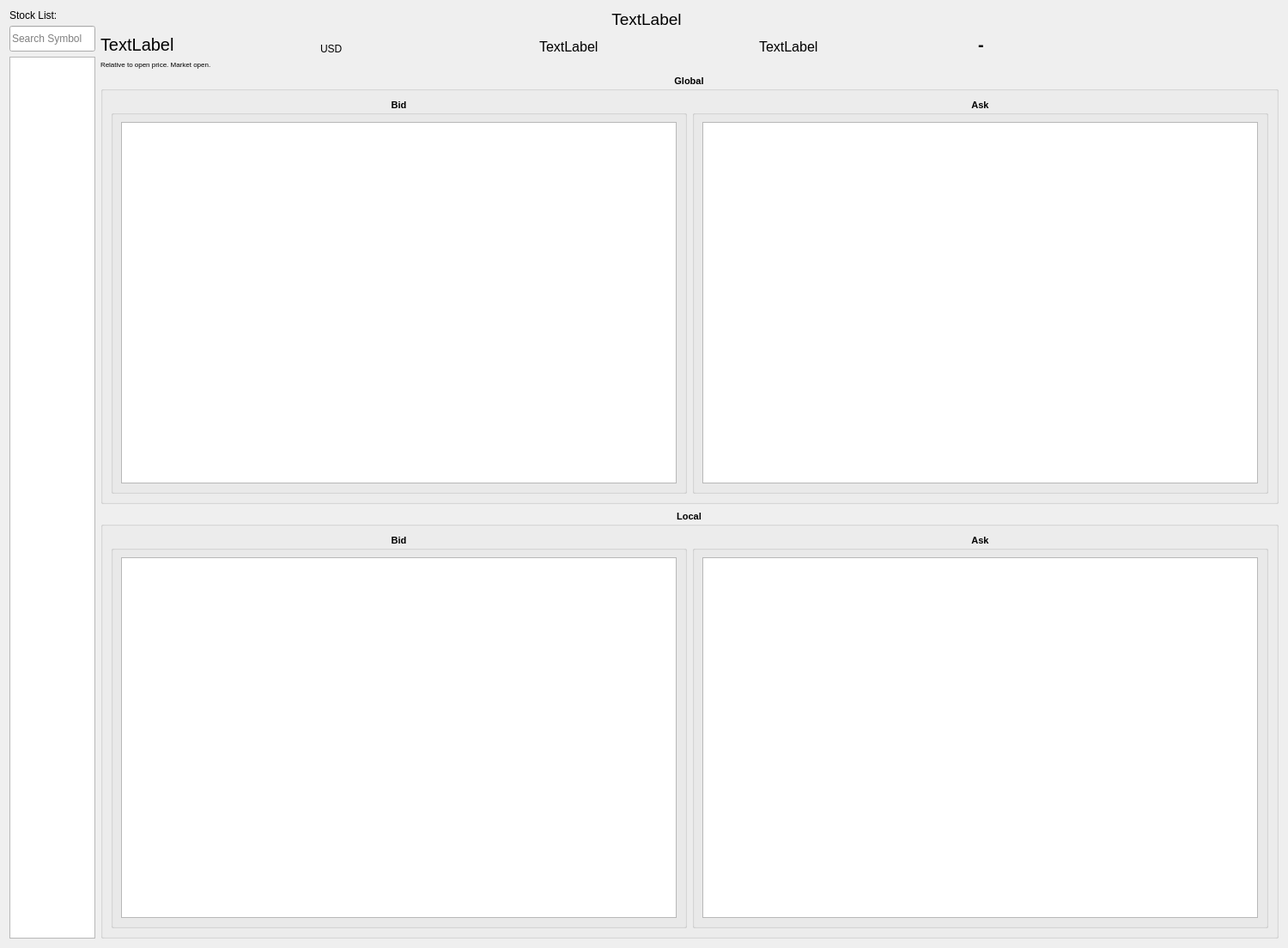
<?xml version="1.0" encoding="UTF-8"?>
<ui version="4.0">
 <class>OrderBookDialog</class>
 <widget class="QDialog" name="OrderBookDialog">
  <property name="geometry">
   <rect>
    <x>0</x>
    <y>0</y>
    <width>1500</width>
    <height>1104</height>
   </rect>
  </property>
  <property name="windowTitle">
   <string>sHiFT Orderbook</string>
  </property>
  <layout class="QVBoxLayout" name="verticalLayout_2">
   <item>
    <layout class="QHBoxLayout" name="horizontalLayout">
     <item>
      <layout class="QVBoxLayout" name="StockListLayout">
       <item alignment="Qt::AlignLeft">
        <widget class="QLabel" name="StockListLabel">
         <property name="maximumSize">
          <size>
           <width>200</width>
           <height>13</height>
          </size>
         </property>
         <property name="text">
          <string>Stock List:</string>
         </property>
        </widget>
       </item>
       <item>
        <layout class="QHBoxLayout" name="SearchLayout">
         <item>
          <widget class="QLineEdit" name="SearchSymbol">
           <property name="minimumSize">
            <size>
             <width>0</width>
             <height>30</height>
            </size>
           </property>
           <property name="maximumSize">
            <size>
             <width>100</width>
             <height>30</height>
            </size>
           </property>
           <property name="placeholderText">
            <string>Search Symbol</string>
           </property>
          </widget>
         </item>
        </layout>
       </item>
       <item>
        <widget class="QTableView" name="StockList">
         <property name="minimumSize">
          <size>
           <width>100</width>
           <height>0</height>
          </size>
         </property>
         <property name="maximumSize">
          <size>
           <width>100</width>
           <height>16777215</height>
          </size>
         </property>
         <attribute name="horizontalHeaderVisible">
          <bool>false</bool>
         </attribute>
         <attribute name="horizontalHeaderDefaultSectionSize">
          <number>200</number>
         </attribute>
         <attribute name="verticalHeaderVisible">
          <bool>false</bool>
         </attribute>
        </widget>
       </item>
      </layout>
     </item>
     <item>
      <layout class="QVBoxLayout" name="verticalLayout_3">
       <item>
        <layout class="QGridLayout" name="LastPriceGrid">
         <property name="rightMargin">
          <number>100</number>
         </property>
         <item row="1" column="1">
          <widget class="QLabel" name="USD">
           <property name="text">
            <string>USD</string>
           </property>
           <property name="alignment">
            <set>Qt::AlignBottom|Qt::AlignLeading|Qt::AlignLeft</set>
           </property>
          </widget>
         </item>
         <item row="1" column="3">
          <widget class="QLabel" name="DiffPercentLabel">
           <property name="font">
            <font>
             <pointsize>12</pointsize>
            </font>
           </property>
           <property name="text">
            <string>TextLabel</string>
           </property>
           <property name="alignment">
            <set>Qt::AlignBottom|Qt::AlignLeading|Qt::AlignLeft</set>
           </property>
          </widget>
         </item>
         <item row="2" column="0">
          <widget class="QLabel" name="AcknowlageLabel">
           <property name="font">
            <font>
             <pointsize>6</pointsize>
            </font>
           </property>
           <property name="text">
            <string>Relative to open price. Market open.</string>
           </property>
           <property name="alignment">
            <set>Qt::AlignBottom|Qt::AlignLeading|Qt::AlignLeft</set>
           </property>
          </widget>
         </item>
         <item row="1" column="2">
          <widget class="QLabel" name="PriceDifferenceLabel">
           <property name="font">
            <font>
             <pointsize>12</pointsize>
            </font>
           </property>
           <property name="text">
            <string>TextLabel</string>
           </property>
           <property name="alignment">
            <set>Qt::AlignBottom|Qt::AlignLeading|Qt::AlignLeft</set>
           </property>
          </widget>
         </item>
         <item row="1" column="0">
          <widget class="QLabel" name="LastPriceLabel">
           <property name="font">
            <font>
             <pointsize>15</pointsize>
            </font>
           </property>
           <property name="text">
            <string>TextLabel</string>
           </property>
           <property name="alignment">
            <set>Qt::AlignBottom|Qt::AlignLeading|Qt::AlignLeft</set>
           </property>
          </widget>
         </item>
         <item row="1" column="4">
          <widget class="QLabel" name="ArrowLabel">
           <property name="font">
            <font>
             <pointsize>15</pointsize>
             <weight>75</weight>
             <bold>true</bold>
            </font>
           </property>
           <property name="text">
            <string>-</string>
           </property>
          </widget>
         </item>
         <item row="0" column="2">
          <widget class="QLabel" name="TickerNameLabel">
           <property name="font">
            <font>
             <pointsize>14</pointsize>
            </font>
           </property>
           <property name="text">
            <string>TextLabel</string>
           </property>
           <property name="alignment">
            <set>Qt::AlignCenter</set>
           </property>
          </widget>
         </item>
        </layout>
       </item>
       <item>
        <widget class="QGroupBox" name="GlobalBox">
         <property name="font">
          <font>
           <pointsize>8</pointsize>
           <weight>75</weight>
           <bold>true</bold>
          </font>
         </property>
         <property name="title">
          <string>Global</string>
         </property>
         <property name="alignment">
          <set>Qt::AlignCenter</set>
         </property>
         <layout class="QGridLayout" name="gridLayout_5">
          <item row="0" column="0">
           <layout class="QHBoxLayout" name="GlobalOrderbook">
            <property name="leftMargin">
             <number>0</number>
            </property>
            <item>
             <widget class="QGroupBox" name="GlobalBid">
              <property name="sizePolicy">
               <sizepolicy hsizetype="Preferred" vsizetype="Preferred">
                <horstretch>0</horstretch>
                <verstretch>0</verstretch>
               </sizepolicy>
              </property>
              <property name="minimumSize">
               <size>
                <width>0</width>
                <height>0</height>
               </size>
              </property>
              <property name="font">
               <font>
                <pointsize>8</pointsize>
                <weight>75</weight>
                <bold>true</bold>
               </font>
              </property>
              <property name="title">
               <string>Bid</string>
              </property>
              <property name="alignment">
               <set>Qt::AlignCenter</set>
              </property>
              <layout class="QGridLayout" name="gridLayout_2">
               <item row="0" column="0">
                <widget class="QTableView" name="GlobalBidTable">
                 <property name="minimumSize">
                  <size>
                   <width>0</width>
                   <height>0</height>
                  </size>
                 </property>
                 <attribute name="horizontalHeaderDefaultSectionSize">
                  <number>100</number>
                 </attribute>
                 <attribute name="verticalHeaderVisible">
                  <bool>false</bool>
                 </attribute>
                </widget>
               </item>
              </layout>
             </widget>
            </item>
            <item>
             <widget class="QGroupBox" name="GlobalAsk">
              <property name="sizePolicy">
               <sizepolicy hsizetype="Preferred" vsizetype="Preferred">
                <horstretch>0</horstretch>
                <verstretch>0</verstretch>
               </sizepolicy>
              </property>
              <property name="minimumSize">
               <size>
                <width>0</width>
                <height>0</height>
               </size>
              </property>
              <property name="font">
               <font>
                <pointsize>8</pointsize>
                <weight>75</weight>
                <bold>true</bold>
               </font>
              </property>
              <property name="title">
               <string>Ask</string>
              </property>
              <property name="alignment">
               <set>Qt::AlignCenter</set>
              </property>
              <layout class="QGridLayout" name="gridLayout_3">
               <item row="0" column="0">
                <widget class="QTableView" name="GlobalAskTable">
                 <property name="minimumSize">
                  <size>
                   <width>0</width>
                   <height>0</height>
                  </size>
                 </property>
                 <attribute name="verticalHeaderVisible">
                  <bool>false</bool>
                 </attribute>
                </widget>
               </item>
              </layout>
             </widget>
            </item>
           </layout>
          </item>
         </layout>
        </widget>
       </item>
       <item>
        <widget class="QGroupBox" name="LocalBox">
         <property name="font">
          <font>
           <pointsize>8</pointsize>
           <weight>75</weight>
           <bold>true</bold>
          </font>
         </property>
         <property name="title">
          <string>Local</string>
         </property>
         <property name="alignment">
          <set>Qt::AlignCenter</set>
         </property>
         <layout class="QGridLayout" name="gridLayout_6">
          <item row="0" column="0">
           <layout class="QHBoxLayout" name="LocalOrderbook">
            <item>
             <widget class="QGroupBox" name="LocalBid">
              <property name="font">
               <font>
                <pointsize>8</pointsize>
                <weight>75</weight>
                <bold>true</bold>
               </font>
              </property>
              <property name="title">
               <string>Bid</string>
              </property>
              <property name="alignment">
               <set>Qt::AlignCenter</set>
              </property>
              <layout class="QGridLayout" name="gridLayout">
               <item row="0" column="0">
                <widget class="QTableView" name="LocalBidTable">
                 <attribute name="verticalHeaderVisible">
                  <bool>false</bool>
                 </attribute>
                </widget>
               </item>
              </layout>
             </widget>
            </item>
            <item>
             <widget class="QGroupBox" name="LocalAsk">
              <property name="font">
               <font>
                <pointsize>8</pointsize>
                <weight>75</weight>
                <bold>true</bold>
               </font>
              </property>
              <property name="title">
               <string>Ask</string>
              </property>
              <property name="alignment">
               <set>Qt::AlignCenter</set>
              </property>
              <layout class="QGridLayout" name="gridLayout_4">
               <item row="0" column="0">
                <widget class="QTableView" name="LocalAskTable">
                 <attribute name="verticalHeaderVisible">
                  <bool>false</bool>
                 </attribute>
                </widget>
               </item>
              </layout>
             </widget>
            </item>
           </layout>
          </item>
         </layout>
        </widget>
       </item>
      </layout>
     </item>
    </layout>
   </item>
  </layout>
 </widget>
 <resources/>
 <connections/>
</ui>
